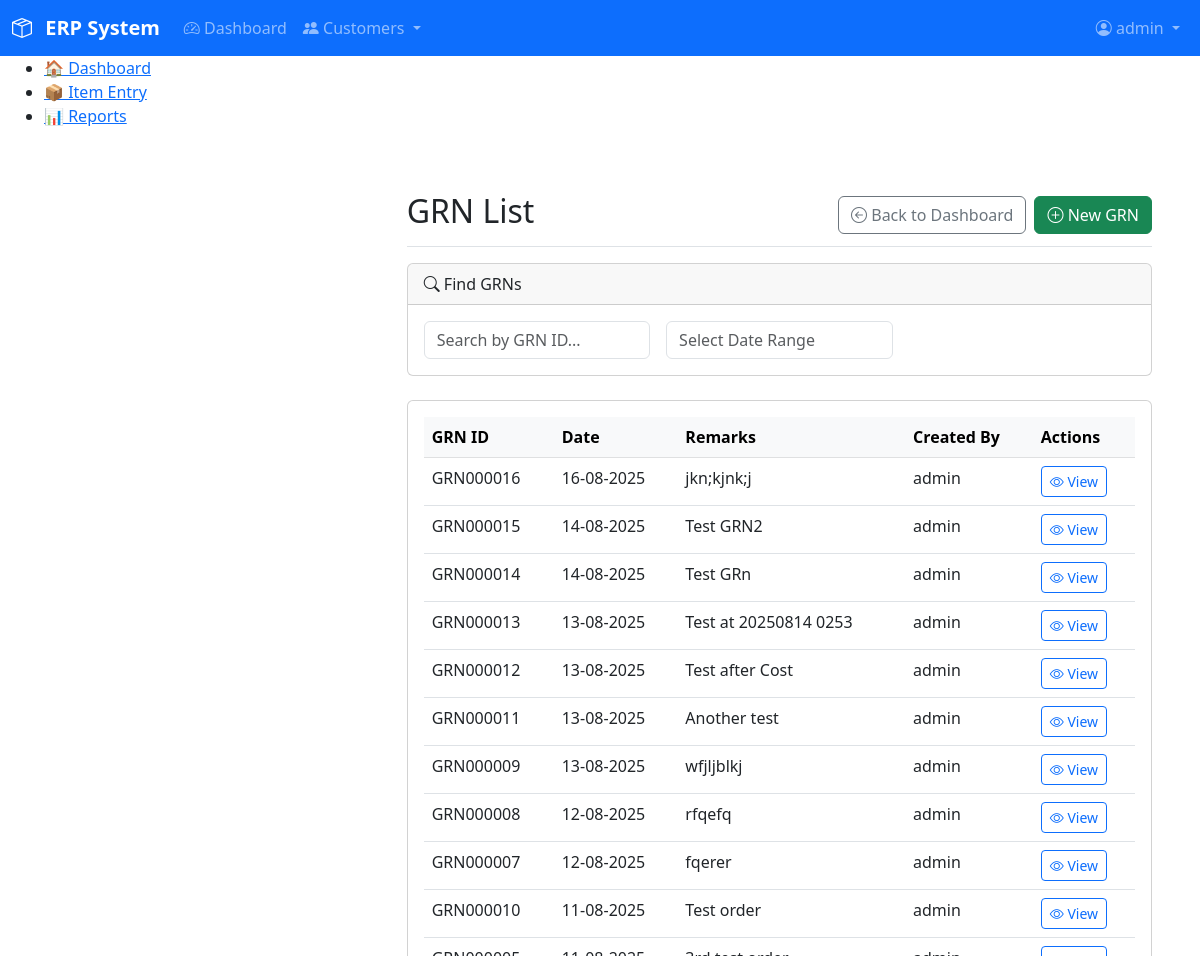
The app's page /modules/purchase/list_grns.php (signed in, upper part), older data.
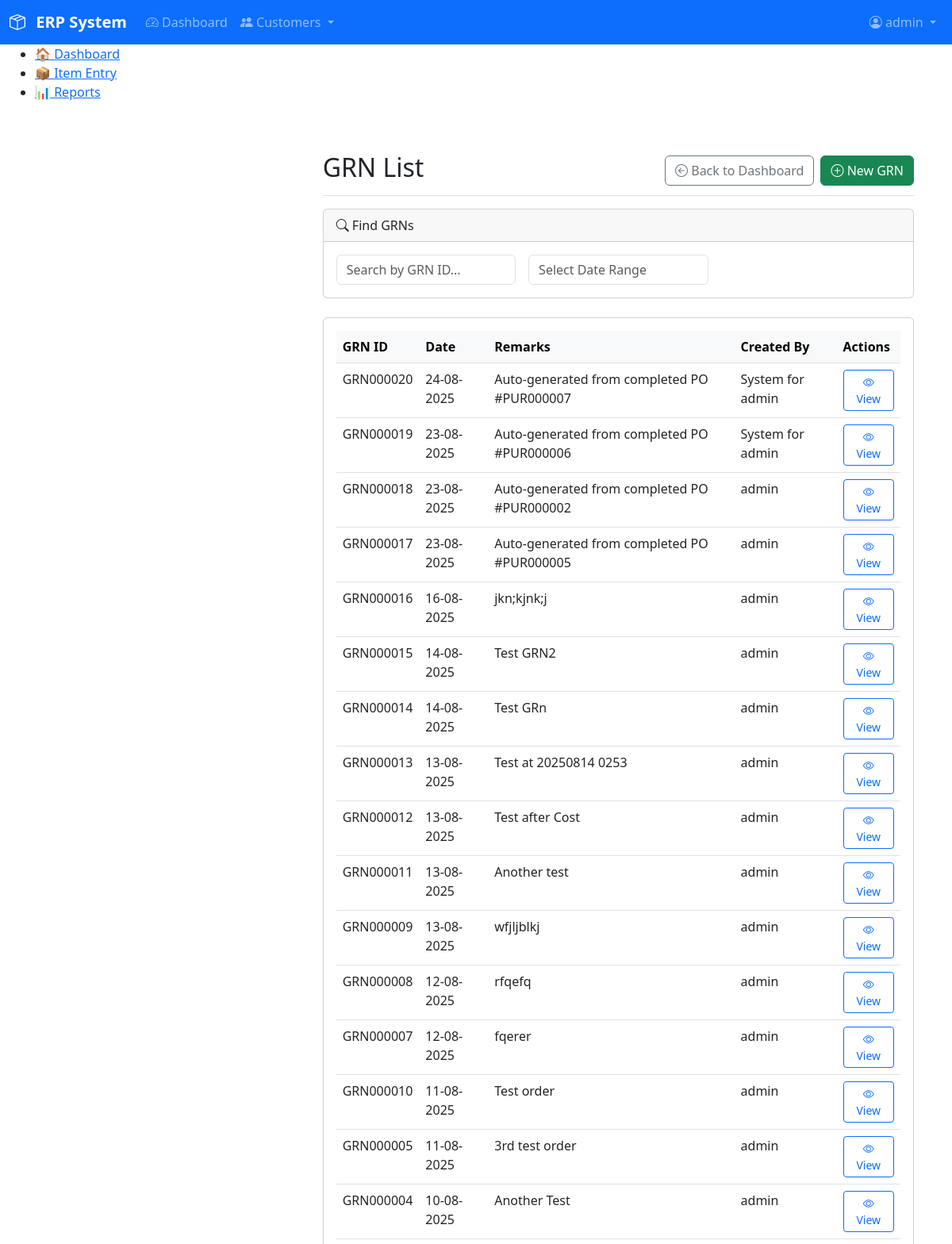
The same page, newer data.
### tables this page shows
CREATE TABLE `grn` (
  `grn_id` varchar(10) NOT NULL,
  `grn_date` date NOT NULL,
  `remarks` text DEFAULT NULL,
  `created_at` timestamp NOT NULL DEFAULT current_timestamp(),
  `created_by` int(11) DEFAULT NULL,
  `created_by_name` varchar(50) DEFAULT NULL,
  PRIMARY KEY (`grn_id`)
);

### includes/functions.php (called while the page is built, shortened)
<?php
function search_grns($filters = []) {
    $db = db();
    $sql = "
        SELECT
            g.grn_id,
            g.grn_date,
            g.remarks,
            g.created_by_name
        FROM grn g
        WHERE 1=1
    ";
    $sql .= " ORDER BY g.grn_date DESC, g.grn_id DESC";
    $stmt = $db->prepare($sql);
    $stmt->execute();
    $result = $stmt->get_result();
    return $result ? $result->fetch_all(MYSQLI_ASSOC) : [];
}

### modules/purchase/list_grns.php (the view, shortened to what this page needs)
<?php
require_once __DIR__ . '/../../includes/functions.php';
$initial_grns = search_grns();
require_once __DIR__ . '/../../includes/header.php';
?>
<div class="container-fluid">
    <div class="row">
        <?php require_once __DIR__ . '/../../includes/sidebar.php'; ?>
        <main class="col-md-9 ms-sm-auto col-lg-10 px-md-4">
            <div class="d-flex justify-content-between flex-wrap flex-md-nowrap align-items-center pt-3 pb-2 mb-3 border-bottom">
                <h1 class="h2">GRN List</h1>
                <div class="btn-toolbar mb-2 mb-md-0">
                    <a href="/index.php" class="btn btn-outline-secondary me-2">
                        <i class="bi bi-arrow-left-circle"></i> Back to Dashboard
                    </a>
                    <a href="/modules/purchase/entry_grn.php" class="btn btn-success">
                        <i class="bi bi-plus-circle"></i> New GRN
                    </a>
                </div>
            </div>
            <div class="card mb-4">
                <div class="card-header"><i class="bi bi-search"></i> Find GRNs</div>
                <div class="card-body">
                    <form id="grnSearchForm" class="row gx-3 gy-2 align-items-center">
                        <div class="col-md-4">
                            <input type="text" class="form-control" id="search_grn_id" placeholder="Search by GRN ID...">
                        </div>
                        <div class="col-md-4">
                            <input type="text" class="form-control" id="search_date_range" placeholder="Select Date Range">
                        </div>
                    </form>
                </div>
            </div>
            <div class="card">
                <div class="card-body">
                    <div class="table-responsive">
                        <table class="table table-hover">
                            <thead class="table-light">
                                <tr>
                                    <th>GRN ID</th>
                                    <th>Date</th>
                                    <th>Remarks</th>
                                    <th>Created By</th>
                                    <th>Actions</th>
                                </tr>
                            </thead>
                            <tbody id="grnListTableBody">
                                <?php if (empty($initial_grns)): ?>
                                    <tr><td colspan="5" class="text-center text-muted">No GRNs found.</td></tr>
                                <?php else: ?>
                                    <?php foreach ($initial_grns as $grn): ?>
                                        <tr>
                                            <td><?= htmlspecialchars($grn['grn_id']) ?></td>
                                            <td><?= htmlspecialchars(date("d-m-Y", strtotime($grn['grn_date']))) ?></td>
                                            <td><?= htmlspecialchars($grn['remarks']) ?></td>
                                            <td><?= htmlspecialchars($grn['created_by_name']) ?></td>
                                            <td>
                                                <a href="/modules/purchase/entry_grn.php?grn_id=<?= htmlspecialchars($grn['grn_id']) ?>" class="btn btn-sm btn-outline-primary">
                                                    <i class="bi bi-eye"></i> View
                                                </a>
                                            </td>
                                        </tr>
                                    <?php endforeach; ?>
                                <?php endif; ?>
                            </tbody>
                        </table>
                    </div>
                </div>
            </div>
        </main>
    </div>
</div>
<?php require_once __DIR__ . '/../../includes/footer.php'; ?>

Row changes from the older to the newer data that the page shows:
added grn: grn_id "GRN000020", grn_date "24-08-2025", remarks "Auto-generated from completed PO #PUR000007", created_by_name "System for admin"
added grn: grn_id "GRN000019", grn_date "23-08-2025", remarks "Auto-generated from completed PO #PUR000006", created_by_name "System for admin"
added grn: grn_id "GRN000018", grn_date "23-08-2025", remarks "Auto-generated from completed PO #PUR000002", created_by_name "admin"
added grn: grn_id "GRN000017", grn_date "23-08-2025", remarks "Auto-generated from completed PO #PUR000005", created_by_name "admin"
now on this page (row unchanged): grn: grn_id "GRN000005", grn_date "11-08-2025", remarks "3rd test order", created_by_name "admin"
now on this page (row unchanged): grn: grn_id "GRN000004", grn_date "10-08-2025", remarks "Another Test", created_by_name "admin"
